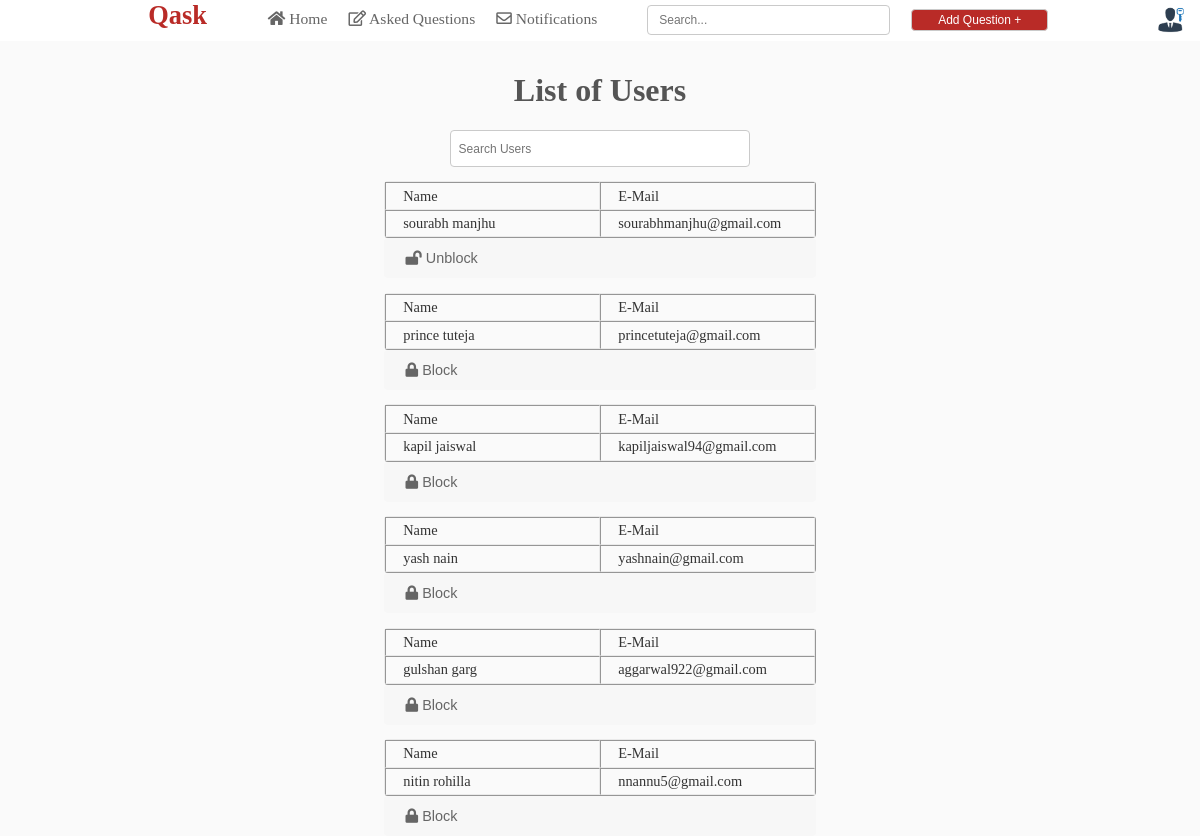
Page /php/adminpanel.php (signed in) on the committed database.
### tables this page shows
CREATE TABLE `tbluser` (
  `srno` int(11) NOT NULL,
  `firstname` varchar(50) DEFAULT NULL,
  `lastname` varchar(50) DEFAULT NULL,
  `email` varchar(100) DEFAULT NULL,
  `pwd` varchar(50) DEFAULT NULL,
  `question` varchar(100) DEFAULT NULL,
  `answer` varchar(50) DEFAULT NULL,
  `mobile` bigint(20) DEFAULT NULL,
  `type` varchar(50) DEFAULT 'user',
  `preference1` varchar(50) DEFAULT NULL,
  `preference2` varchar(50) DEFAULT NULL,
  `preference3` varchar(50) DEFAULT NULL,
  `preference4` varchar(50) DEFAULT NULL,
  `preference5` varchar(50) DEFAULT NULL,
  `preference6` varchar(50) DEFAULT NULL,
  `preference7` varchar(50) DEFAULT NULL,
  `preference8` varchar(50) DEFAULT NULL,
  `block` varchar(50) DEFAULT 'no'
);

### php/adminpanelphp.php (called while the page is built, shortened)
<?php
if(isset($_GET['searchusers']))
{
	$searchusers=$_GET['searchusers'];
	$searchusers=str_replace("'", "\'", $searchusers);
$allusersql="select * from tbluser where type='user' and (firstname like'%$searchusers%' or lastname like'%$searchusers%');";
$alluserquery=mysqli_query($con,$allusersql);
}
else
{
$allusersql="select * from tbluser where type='user';";
$alluserquery=mysqli_query($con,$allusersql);
}
?>

### php/adminpanel.php (the view, shortened to what this page needs)
<?php
include("../connection/connection.php");
$load="";
?>
<?php require("adminpanelphp.php"); ?>
<!DOCTYPE html>
<html>
<head>
	<link rel="stylesheet" type="text/css" href="../css/header.css">
	<link rel="stylesheet" type="text/css" href="../css/popup.css">
	<link rel="stylesheet" type="text/css" href="../icons/css/all.css">
	<link rel="stylesheet" type="text/css" href="../css/adminpanel.css">
</head>
<body onload="<?php echo $load; ?>">
<?php require("header.php"); ?>
<div id="admincontentdiv">
<h1>List of Users</h1>
<form method="GET" action="<?php echo htmlspecialchars($_SERVER['PHP_SELF']); ?>">
<input type="text" name="searchusers" placeholder="Search Users">
</form>
<?php
while($alluserresult=mysqli_fetch_array($alluserquery))
{
	echo "
	<table border=1 cellpadding=0 cellspacing=0>
	<tr><td>Name</td><td>E-Mail</td></tr>
	<tr><td>$alluserresult[1] $alluserresult[2]</td><td>$alluserresult[3]</td></tr>
	</table>
	<form method='POST' action='adminpanel.php'>
	";
	if($alluserresult[17]=='no')
	{
		echo "
	<input type='text' value='$alluserresult[3]' name='email' style='display:none;'>
	<button type='submit' name='block' id='blockbutton'><i class='fas fa-lock'></i> Block</button>
	</form>";
	}
	else
	{
		echo "
	<input type='text' value='$alluserresult[3]' name='email' style='display:none;'>
	<button type='submit' name='unblock' id='blockbutton'><i class='fas fa-lock-open'></i> Unblock</button>
	</form>";
	}
}
?>
</div>
</body>
</html>

### php/header.php (shortened to what this page needs)
<div id="header">
	<div id="header1">
		<a style="margin-left: 13%;" href="homepage.php"><h1>Qask</h1></a>
		<a href="homepage.php" id="homepagea" style="margin-left: 5%;"><h2 id="homepageh"><i class="fas fa-home"></i> Home</h2></a>
		<a href="asked.php" id="answera"><h2 id="answerh"><i class="far fa-edit"></i> Asked Questions</h2></a>
		<a href="notifications.php" id="notificationsa"><h2 id="notificationsh"><i class="far fa-envelope"></i> Notifications </h2></a>
		<form name="searchform" method="get" action="search.php" onsubmit="return checksearch()">
		<input type="text" name="search" placeholder="Search..." style="margin-left: 4%;" />
		<input type="button" value="Add Question +" onClick="document.getElementById('newquestion').style.display='block'" />
		</form>
	</div>
		<img src="../images/login.jpg" onclick="profile()">
</div>

### css/header.css (style rules this page uses)
form { display: inline; }
body { margin: 0; background-color: #fafafa; }
#header1 { display: inline-block; width: 95%; }
#header1 h1 { color: #b92b27; margin-bottom: 0; margin-top: 0.8%; font-size: 2.2vw; }
#header1 a { padding-bottom: 0.8%; display: inline-block; text-decoration: none; color: black; margin-left: 1.5%; }
#header1 h2 { color: #666; font-weight: normal; margin-bottom: 0; margin-top: 0%; font-size: 1.3vw; }
#header img { width: 2.8%; float: right; margin-right: 1%; border-radius: 50%; cursor: pointer; }
#header { position: fixed; top: 0; background-color: white; }
#header1 input[type=text] { margin-left: 1.5%; border-radius: 4px; border: 1px solid #cacaca; padding-left: 1%; height: 25px; padding-top: 0.2%; width: 20%; font-size: 1vw; color: #666; }
#header1 input[type=button] { margin-left: 1.5%; font-size: 1vw; border-radius: 4px; border: 1px solid #cacaca; color: white; background-color: #b92b27; width: 12%; cursor: pointer; height: 22px; padding-top: 0.2%; }

### css/adminpanel.css (style rules this page uses)
#admincontentdiv { width: 60%; margin-right: auto; margin-left: auto; margin-top: 6%; }
#admincontentdiv input[type=text] { margin-left: auto; margin-right: auto; display: block; border-radius: 4px; border: 1px solid #cacaca; padding-left: 1%; height: 4vh; padding-top: 0.2%; width: 40%; font-size: 1vw; color: #666; }
#admincontentdiv h1 { text-align: center; color: #555; }
table { margin-right: auto; margin-left: auto; width: 60%; font-size: 1.2vw; margin-top: 2%; border-radius: 4px; border-color: #eaeaea; }
table td { padding-top: 1%; padding-bottom: 1%; padding-left: 4%; width: 50%; color: #333; }
#blockbutton { margin-left: auto; margin-right: auto; display: block; width: 60%; text-align: left; padding-left: 3%; font-size: 1.2vw; border:none; height: 5vh; background-color: #f7f7f7; border-radius: 4px; color: #666; }

### rows in the picture
tbluser: firstname "sourabh", lastname "manjhu", email "sourabhmanjhu@gmail.com"
tbluser: firstname "prince", lastname "tuteja", email "princetuteja@gmail.com"
tbluser: firstname "kapil", lastname "jaiswal", email "kapiljaiswal94@gmail.com"
tbluser: firstname "yash", lastname "nain", email "yashnain@gmail.com"
tbluser: firstname "gulshan", lastname "garg", email "aggarwal922@gmail.com"
tbluser: firstname "nitin", lastname "rohilla", email "nnannu5@gmail.com"
